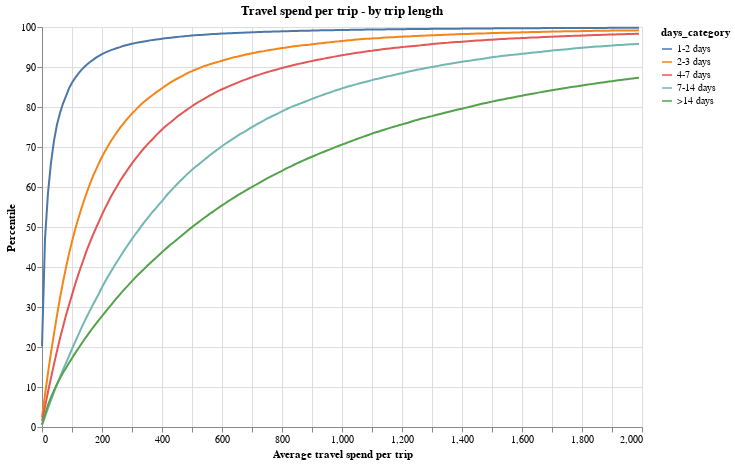

Notebook code for this chart:
### Code cell
data = pd.read_pickle("travel_periods.pkl")

data["days_category"] = ""
data.loc[data["days_spent"] <= 1, ["days_category"]] = "1-2 days"
data.loc[
    (data["days_spent"] > 1) & (data["days_spent"] <= 3), "days_category"
] = "2-3 days"
data.loc[
    (data["days_spent"] > 3) & (data["days_spent"] <= 7), "days_category"
] = "4-7 days"
data.loc[
    (data["days_spent"] > 7) & (data["days_spent"] <= 14), "days_category"
] = "7-14 days"
data.loc[(data["days_spent"] > 14), "days_category"] = ">14 days"

data["count"] = 1
data["volume"] = data["volume"].round(-1)


data = data.groupby(["volume", "days_category"]).agg("sum").reset_index()

data["total"] = data.groupby("days_category")["count"].transform("sum")
data["perc"] = 100 * (data["count"]) / data["total"]

data["percentile"] = data.groupby("days_category")["perc"].cumsum()
data = data.loc[data["volume"] < 2000, :]

bars = (
    alt.Chart(data)
    .mark_line()
    .encode(
        x=alt.X("volume:Q", axis=alt.Axis(title="Average travel spend per trip")),
        y=alt.Y("percentile:Q", axis=alt.Axis(title="Percentile")),
        color=alt.Color("days_category"),
    )
    .properties(width=600, height=400, title="Travel spend per trip - by trip length")
)

bars

### Figure 1 — Vega-Lite specification as saved in the notebook (floating-point values rounded to 4 significant figures; data arrays with more than 128 entries replaced by an {"elided": "..."} marker saying what was removed)
{"config": {"view": {"continuousWidth": 400, "continuousHeight": 300}}, "data": {"name": "data-65dcac89a81b8b8643a42ceca96d6cc2"}, "mark": "line", "encoding": {"color": {"type": "nominal", "field": "days_category"}, "x": {"type": "quantitative", "axis": {"title": "Average travel spend per trip"}, "field": "volume"}, "y": {"type": "quantitative", "axis": {"title": "Percentile"}, "field": "percentile"}}, "height": 400, "title": "Travel spend per trip - by trip length", "width": 600, "$schema": "https://vega.github.io/schema/vega-lite/v4.0.2.json", "datasets": {"data-65dcac89a81b8b8643a42ceca96d6cc2": {"elided": "1000 records"}}}
